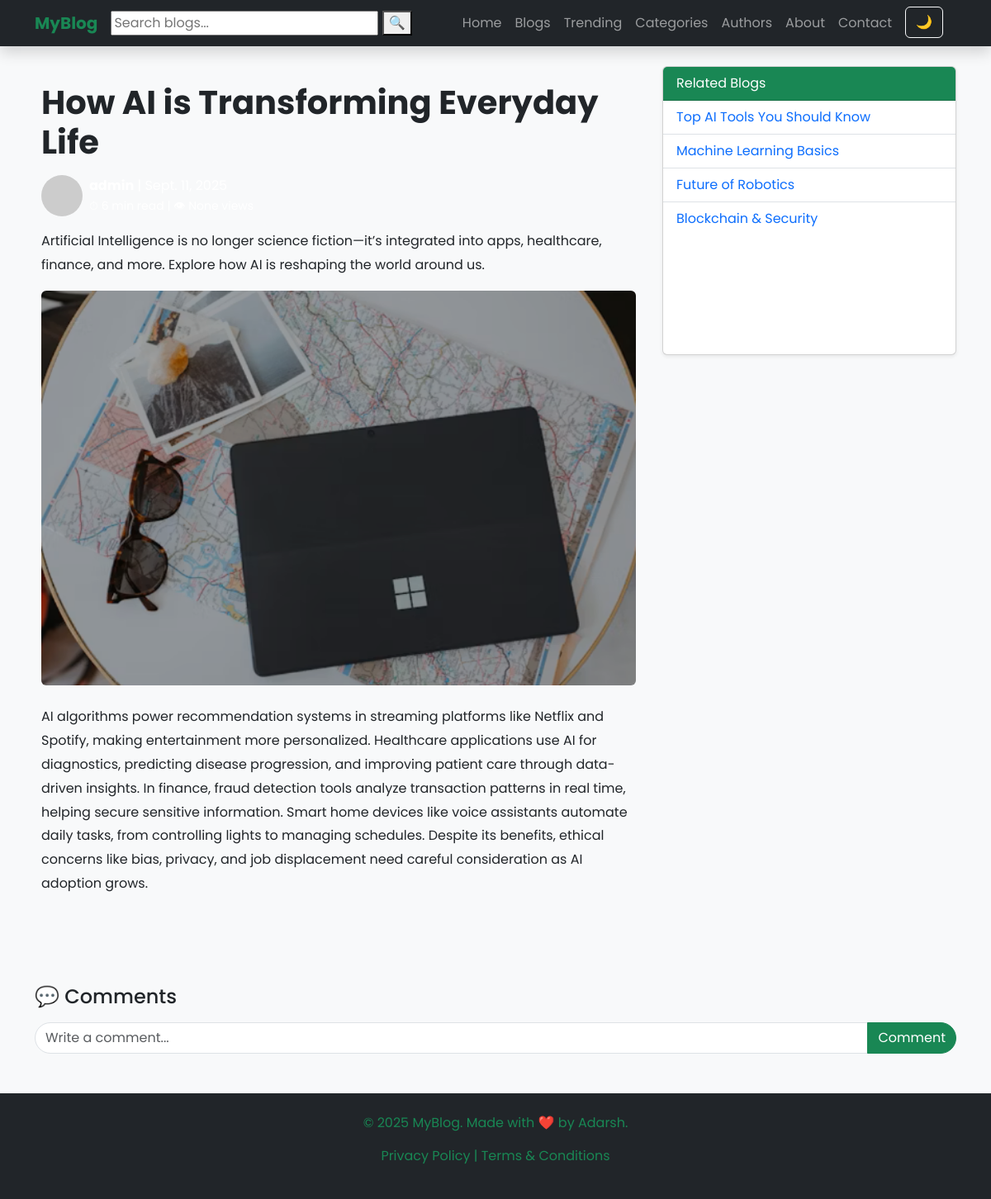
The app's page /blog-detail/7/ with its own data.
### webapp/models.py (models this page shows)
class Blog(models.Model):
    STATUS_CHOICE = (
        ('draft','Draft'),
        ('published','Published')
    )
    title = models.CharField(max_length=100,unique=True)
    slug = models.SlugField(unique=TRUE,blank=True)
    category = models.ForeignKey(Category,on_delete=models.CASCADE)
    author = models.ForeignKey(User,on_delete=models.CASCADE)
    blog_image = models.ImageField(upload_to='uploads/%y/%m/%d')
    short_description = models.TextField(max_length=1000)
    blog_body = models.TextField(max_length=3000)
    views = models.IntegerField(null=True)
    comment = models.IntegerField(null=True)
    status = models.CharField(max_length=100,choices= STATUS_CHOICE, default='draft')
    is_feacherd = models.BooleanField(default=False)
    created_at = models.DateTimeField(auto_now_add=True)
    updated_at = models.DateTimeField(auto_now=True)

### webapp/views.py (the view)
# urls.py: path('blog-detail/<int:pk>/',blog_detail,name='blog-detail'),
def blog_detail(request,pk):
    blog_obj = Blog.objects.get(id=pk)
    context = {
        'blog_detail' : blog_obj,
    }
    return render(request,'blog-detail.html',context)

### templates/blog-detail.html (shortened to what this page needs)
{% extends 'base.html' %}
{% block content %}
<section class="container py-4">
  <div class="row">
    <div class="col-lg-8 blog-content">
      <h1 class="fw-bold mb-3">{{blog_detail.title}}</h1>
      <div class="d-flex align-items-center mb-3 text-white">
        <img src="https://i.pravatar.cc/50" class="rounded-circle me-2" alt="Author">
        <div>
          <span><b>{{blog_detail.author}}</b> | {{blog_detail.created_at.date}}</span><br>
          <small>⏱ 6 min read | 👁 {{blog_detail.views}} views</small>
        </div>
      </div>
      <p>{{blog_detail.short_description}}</p>
      <div class="hero-blog mb-4">
        <img src="{{blog_detail.blog_image.url}}" class="img-fluid rounded" alt="AI Innovations">
      </div>
      <p>{{blog_detail.blog_body}}</p>
    </div>
    <div class="col-lg-4">
      <div class="card shadow-sm mb-4">
        <div class="card-header bg-success text-white">
          Related Blogs
        </div>
        <ul class="list-group list-group-flush" id="relatedBlogs">
          <li class="list-group-item"><a href="blog-detail.html">Top AI Tools You Should Know</a></li>
          <li class="list-group-item"><a href="blog-detail.html">Machine Learning Basics</a></li>
          <li class="list-group-item"><a href="blog-detail.html">Future of Robotics</a></li>
          <li class="list-group-item"><a href="blog-detail.html">Blockchain & Security</a></li>
        </ul>
      </div>
    </div>
  </div>
</section>
<section class="container mt-5">
  <h4 class="mb-3">💬 Comments</h4>
  <div class="input-group mt-2">
    <input type="text" class="form-control" id="commentInput" placeholder="Write a comment...">
    <button class="btn btn-success" onclick="addComment('blog1')">Comment</button>
  </div>
</section>
{% endblock %}

### static/css/style.css (style rules this page uses)
body { font-family: 'Poppins', sans-serif; margin:0; background: #f8f9fa; color:#212529; scroll-behavior:smooth; }
a { text-decoration: none; }
li { list-style: none; }
.card { min-height: 350px; transition: transform 0.3s; }
.hero-blog img { width: 100%; border-radius: 12px; filter: brightness(70%); transition: all 0.3s ease-in-out; }
.blog-content p { line-height: 1.8; }
#relatedBlogs .list-group-item { transition: all 0.3s; cursor: pointer; }
.input-group input.form-control { border-radius: 50px 0 0 50px; }
.input-group button { border-radius: 0 50px 50px 0; transition: all 0.3s; }
.blog-content { padding: 20px; }

### records on screen
Blog: title "How AI is Transforming Everyday Life", short_description "Artificial Intelligence is no longer science fiction—it’s integrated into apps, healthcare, finance, and more. Explore how AI is reshaping the world around us.", blog_image (picture), blog_body "AI algorithms power recommendation systems in streaming platforms like Netflix and Spotify, making entertainment more personalized. Healthcare applications use AI for diagnostics, predicting disease progression, and improving patient care through data-driven insights. In finance, fraud detection tools analyze transaction patterns in real time, helping secure sensitive information. Smart home devices like voice assistants automate daily tasks, from controlling lights to managing schedules. Despite its benefits, ethical concerns like bias, privacy, and job displacement need careful consideration as AI adoption grows."
